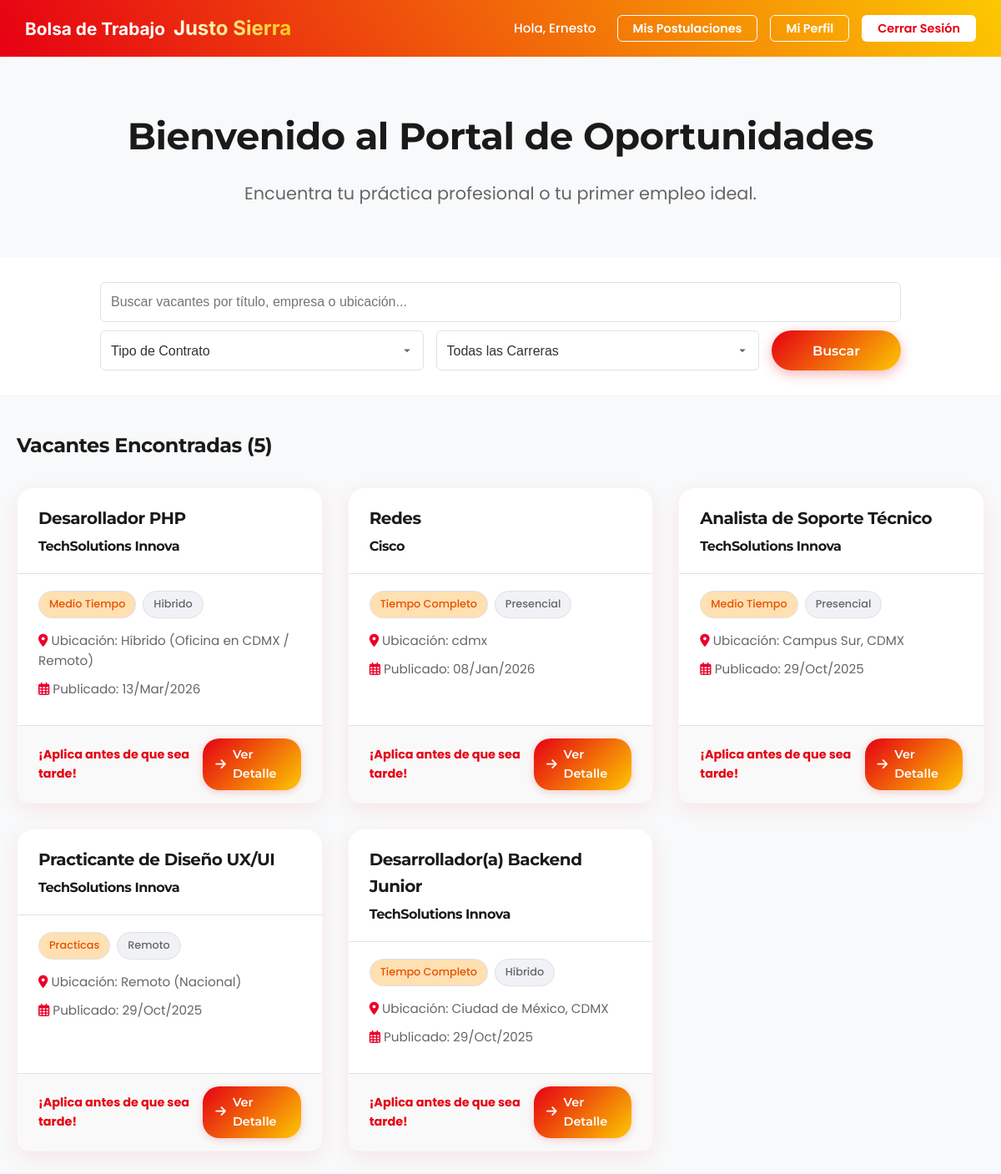
/students/dashboard.php (signed in), run on the app's committed database.
### tables this page shows
CREATE TABLE `vacantes` (
  `id_vacante` int(11) NOT NULL,
  `id_empresa` int(11) NOT NULL,
  `titulo` varchar(255) NOT NULL,
  `descripcion` text NOT NULL,
  `tipo_contrato` enum('tiempo_completo','medio_tiempo','practicas','temporal','proyecto') NOT NULL,
  `modalidad` enum('presencial','remoto','hibrido') NOT NULL,
  `salario_ofrecido` decimal(10,2) DEFAULT NULL,
  `carrera_afin` varchar(100) DEFAULT NULL,
  `ubicacion` varchar(255) DEFAULT NULL,
  `estado` enum('abierta','cerrada') DEFAULT 'abierta',
  `fecha_publicacion` timestamp NOT NULL DEFAULT current_timestamp()
);

CREATE TABLE `empresas` (
  `id_empresa` int(11) NOT NULL,
  `nombre_empresa` varchar(255) NOT NULL,
  `carreras_afines` text DEFAULT NULL,
  `email_contacto` varchar(255) NOT NULL,
  `password` varchar(255) NOT NULL,
  `rfc` varchar(13) DEFAULT NULL,
  `descripcion` text DEFAULT NULL,
  `sitio_web` varchar(255) DEFAULT NULL,
  `logo_url` varchar(255) DEFAULT NULL,
  `estado_validacion` enum('pendiente','aprobada','rechazada') DEFAULT 'pendiente',
  `fecha_registro` timestamp NOT NULL DEFAULT current_timestamp(),
  `es_catalogo_sspp` tinyint(1) DEFAULT 0,
  `vigencia_sspp` date DEFAULT NULL,
  `banner_url` varchar(255) DEFAULT NULL,
  `notas_internas` text DEFAULT NULL
);

### students/controllers/DashboardController.php (called while the page is built, shortened)
<?php
require_once __DIR__ . '/../models/VacanteModel.php';
class DashboardController {
    private $conexion;
    public function __construct(PDO $conexion) {
        $this->conexion = $conexion;
    }
    public function index() {
        $nombre_alumno = $_SESSION['nombre_alumno'] ?? 'Alumno';
        $error_busqueda = null;
        $termino_busqueda = $_GET['search'] ?? '';
        $tipo_contrato_filtro = $_GET['contrato'] ?? '';
        $carrera_filtro = $_GET['carrera'] ?? '';
        try {
            $vacanteModel = new VacanteModel($this->conexion);
            $vacantes = $vacanteModel->buscarVacantesActivas($termino_busqueda, $tipo_contrato_filtro, $carrera_filtro);
        } catch (PDOException $e) {
            error_log("Error de BD al buscar vacantes: " . $e->getMessage());
            $error_busqueda = "Error al conectar con el catálogo de vacantes. Por favor, intente más tarde.";
        }
        require_once __DIR__ . '/../views/dashboard.php';
    }
}

### students/dashboard.php (called while the page is built)
<?php
require_once '../config/conexion.php';
require_once 'controllers/DashboardController.php';
$controller = new DashboardController($conexion);
$controller->index();

### students/models/VacanteModel.php (called while the page is built, shortened)
<?php
class VacanteModel {
    private $conexion;
    public function __construct(PDO $conexion) {
        $this->conexion = $conexion;
    }
    public function buscarVacantesActivas($termino_busqueda = '', $tipo_contrato_filtro = '', $carrera_filtro = '') {
        $params = [];
        $where_conditions = ["v.estado = 'abierta'"];
        $sql = "SELECT id_vacante, titulo, ubicacion, estado, tipo_contrato, modalidad, fecha_publicacion, nombre_empresa
                FROM Vacantes v
                JOIN Empresas e ON v.id_empresa = e.id_empresa";
        if (count($where_conditions) > 0) {
            $sql .= " WHERE " . implode(" AND ", $where_conditions);
        }
        $sql .= " ORDER BY v.fecha_publicacion DESC";
        $stmt = $this->conexion->prepare($sql);
        $stmt->execute($params);
        return $stmt->fetchAll(PDO::FETCH_ASSOC);
    }
}

### students/views/dashboard.php (the view, shortened to what this page needs)
<?php
function formatear_tag($texto) {
    $formato = str_replace('_', ' ', $texto);
    return ucwords($formato);
}
$show_limpiar = (!empty($termino_busqueda) || !empty($tipo_contrato_filtro) || !empty($carrera_filtro));
?>
<!DOCTYPE html>
<html lang="es">
<head>
    <link rel="stylesheet" href="../assets/css/style.css">
    <link rel="stylesheet" href="../assets/css/index.css">
    <link rel="stylesheet" href="https://cdnjs.cloudflare.com/ajax/libs/font-awesome/6.0.0-beta3/css/all.min.css">
</head>
<body>
    <nav class="navbar">
        <div class="navbar-brand">
            Bolsa de Trabajo <span class="brand-js">Justo Sierra</span>
        </div>
        <div class="navbar-links">
            <span class="welcome-msg">Hola, <?php echo htmlspecialchars($nombre_alumno); ?></span>
            <a href="mis_postulaciones.php" class="btn-secondary-nav">Mis Postulaciones</a>
            <a href="perfil_alumno.php" class="btn-secondary-nav">Mi Perfil</a>
            <a href="../logout.php" class="btn-logout">Cerrar Sesión</a>
        </div>
    </nav>
    <div class="welcome-hero animate fadeRight">
        <div class="container">
            <h2>Bienvenido al Portal de Oportunidades</h2>
            <p>Encuentra tu práctica profesional o tu primer empleo ideal.</p>
        </div>
    </div>
    <div class="search-bar-container animate fadeRight" style="animation-delay: 0.1s;">
        <form action="dashboard.php" method="GET" class="search-layout container" style="max-width: 1000px;">
            <div class="js-search-row-full">
                <input type="text" name="search" class="search-input"
                       placeholder="Buscar vacantes por título, empresa o ubicación..."
                       value="<?php echo htmlspecialchars($termino_busqueda); ?>"
                       style="width: 100%;">
            </div>
            <div class="js-search-grid <?php echo $show_limpiar ? 'with-clear' : 'without-clear'; ?>">
                <div>
                    <select name="contrato" class="filter-select"
                            style="width: 100%; height: 48px;">
                        <option value="">Tipo de Contrato</option>
                    </select>
                </div>
                <div>
                    <select name="carrera" class="filter-select"
                            style="width: 100%; height: 48px;">
                        <option value="">Todas las Carreras</option>
                    </select>
                </div>
                <div>
                    <button type="submit" class="boton-principal search-button" style="width: 100%; height: 48px;">Buscar</button>
                </div>
            </div>
        </form>
    </div>
    <div class="dashboard-container animate fadeRight" style="animation-delay: 0.2s;">
        <h2 style="text-align: left; margin-bottom: 30px;">
            Vacantes Encontradas (<?php echo count($vacantes); ?>)
        </h2>
        <?php if ($error_busqueda): ?>
            <div class='mensaje error'><?php echo $error_busqueda; ?></div>
        <?php elseif (count($vacantes) > 0): ?>
            <div class="job-list">
                <?php foreach ($vacantes as $vacante): ?>
                    <div class="job-card">
                        <div class="job-card-header">
                            <h2 style="font-size: 1.25rem; font-weight: 600; color: var(--color-texto-principal);">
                                <?php echo htmlspecialchars($vacante['titulo']); ?>
                            </h2>
                            <h3 style="font-size: 1rem; color: var(--color-js-rojo-principal); font-weight: 500; margin-top: 5px;">
                                <?php echo htmlspecialchars($vacante['nombre_empresa']); ?>
                            </h3>
                        </div>
                        <div class="job-card-body">
                            <div class="job-card-tags" style="margin-bottom: 15px;">
                                <?php
                                    $tags = [
                                        $vacante['tipo_contrato'],
                                        $vacante['modalidad']
                                    ];
                                    foreach ($tags as $tag_val):
                                        $clase = ($tag_val === $vacante['tipo_contrato']) ? 'tag-contrato' : '';
                                ?>
                                    <span class="tag <?php echo $clase; ?>"><?php echo formatear_tag($tag_val); ?></span>
                                <?php endforeach; ?>
                            </div>
                            <p style="margin-top: 15px; font-size: 0.95rem; color: var(--color-texto-secundario);">
                                <i class="fas fa-map-marker-alt" style="color: var(--color-js-rojo-secundario);"></i> Ubicación: <?php echo htmlspecialchars($vacante['ubicacion']); ?>
                            </p>
                            <p style="font-size: 0.95rem; color: var(--color-texto-secundario);">
                                <i class="far fa-calendar-alt" style="color: var(--color-js-rojo-secundario);"></i> Publicado: <?php echo date('d/M/Y', strtotime($vacante['fecha_publicacion'])); ?>
                            </p>
                        </div>
                        <div class="job-card-footer">
                            <span style="color: var(--color-js-rojo-principal); font-weight: 700;">
                                ¡Aplica antes de que sea tarde!
                            </span>
                            <a href="detalle_vacante.php?id=<?php echo $vacante['id_vacante']; ?>"
                               class="boton-principal-sm">
                                <i class="fas fa-arrow-right"></i> Ver Detalle
                            </a>
                        </div>
                    </div>
                <?php endforeach; ?>
            </div>
        <?php endif; ?>
    </div>
</body>
</html>

### assets/css/index.css (style rules this page uses)
:root { --js-red: #E60013; --js-red-dark: #B3000E; --js-red-light: #FF3347; --js-gold: #FCC800; --js-gold-dark: #D4A800; --js-gold-light: #FFEB99; --premium-dark: #1A1A1A; --premium-darker: #121212; --premium-gray: #4A4A4A; --premium-light-gray: #E0E0E0; --premium-surface: #FFFFFF; --premium-background: #F8F9FA; --font-heading: 'Montserrat', sans-serif; --font-body: 'Poppins', sans-serif; --shadow-sm: 0 2px 8px rgba(0, 0, 0, 0.05); --shadow-md: 0 8px 24px rgba(230, 0, 19, 0.08); --shadow-lg: 0 12px 32px rgba(0, 0, 0, 0.12); --transition-fast: 0.2s cubic-bezier(0.4, 0, 0.2, 1); --transition-smooth: 0.3s cubic-bezier(0.4, 0, 0.2, 1); }
body { font-family: var(--font-body) !important; background-color: var(--premium-background) !important; color: var(--premium-dark) !important; -webkit-font-smoothing: antialiased; -moz-osx-font-smoothing: grayscale; }
h1, h2, h3, h4, h5, h6, .title-login { font-family: var(--font-heading) !important; font-weight: 700 !important; color: var(--premium-dark) !important; letter-spacing: -0.5px; }
.animate.fadeRight, .card { animation: fadeInUp 0.6s cubic-bezier(0.16, 1, 0.3, 1) forwards !important; }
a { transition: color var(--transition-fast), opacity var(--transition-fast); }
.job-card { border-radius: 20px !important; box-shadow: var(--shadow-md) !important; border: 1px solid rgba(230, 0, 19, 0.05) !important; transition: transform var(--transition-smooth), box-shadow var(--transition-smooth) !important; animation: fadeInUp 0.6s cubic-bezier(0.16, 1, 0.3, 1) forwards; }
.search-bar-container { background-color: var(--premium-surface) !important; border-bottom: 1px solid rgba(0,0,0,0.05) !important; }
.boton-principal { background: linear-gradient(135deg, var(--js-red), var(--js-gold)) !important; border-radius: 30px !important; border: none !important; box-shadow: 0 4px 15px rgba(230, 0, 19, 0.3) !important; transition: transform var(--transition-fast), box-shadow var(--transition-fast) !important; font-family: var(--font-heading) !important; font-weight: 600 !important; }
.boton-principal-sm { background: linear-gradient(135deg, var(--js-red), var(--js-gold)) !important; border-radius: 20px !important; border: none !important; box-shadow: 0 2px 10px rgba(230, 0, 19, 0.2) !important; transition: transform var(--transition-fast), box-shadow var(--transition-fast) !important; font-family: var(--font-heading) !important; font-weight: 600 !important; }
.welcome-hero { background-color: var(--premium-background) !important; animation: fadeInUp 0.6s cubic-bezier(0.16, 1, 0.3, 1) forwards; }

### data on the page
vacantes: titulo "Desarollador PHP", id_empresa.nombre_empresa "TechSolutions Innova", tipo_contrato "Medio Tiempo", modalidad "Hibrido", ubicacion "Híbrido (Oficina en CDMX / Remoto)", fecha_publicacion "13/Mar/2026"
vacantes: titulo "Redes", id_empresa.nombre_empresa "Cisco", tipo_contrato "Tiempo Completo", modalidad "Presencial", ubicacion "cdmx", fecha_publicacion "08/Jan/2026"
vacantes: titulo "Analista de Soporte Técnico", id_empresa.nombre_empresa "TechSolutions Innova", tipo_contrato "Medio Tiempo", modalidad "Presencial", ubicacion "Campus Sur, CDMX", fecha_publicacion "29/Oct/2025"
vacantes: titulo "Practicante de Diseño UX/UI", id_empresa.nombre_empresa "TechSolutions Innova", tipo_contrato "Practicas", modalidad "Remoto", ubicacion "Remoto (Nacional)", fecha_publicacion "29/Oct/2025"
vacantes: titulo "Desarrollador(a) Backend Junior", id_empresa.nombre_empresa "TechSolutions Innova", tipo_contrato "Tiempo Completo", modalidad "Hibrido", ubicacion "Ciudad de México, CDMX", fecha_publicacion "29/Oct/2025"

### other printed values
$nombre_alumno "Ernesto"
count($vacantes) "5"
